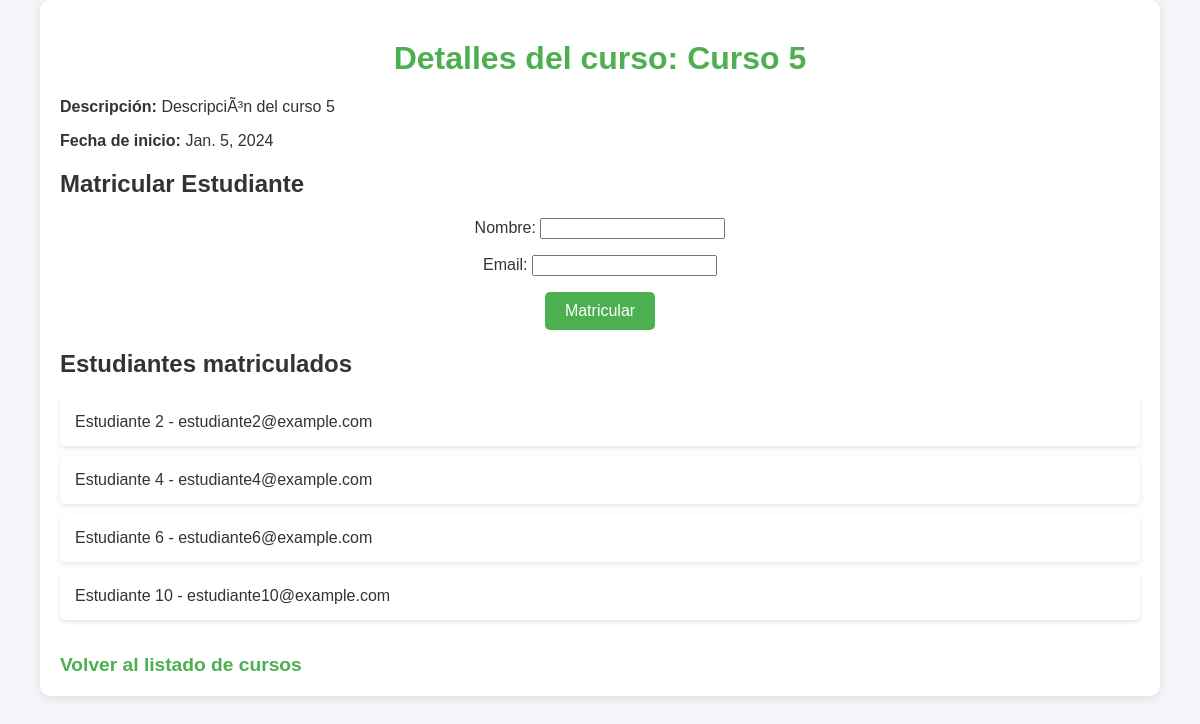
The app's page /cursos/curso/5/ with its own data.
### cursos/models.py (models this page shows, shortened)
class Curso(models.Model):
    nombre = models.CharField(max_length=200)
    descripcion = models.TextField()
    fecha_inicio = models.DateField()

class Estudiante(models.Model):
    nombre = models.CharField(max_length=200)
    email = models.EmailField(unique=True)
    cursos = models.ManyToManyField(Curso, related_name='estudiantes')

### cursos/views.py (the view)
# urls.py: path('curso/<int:curso_id>/', views.detalle_curso, name='detalle_curso'),
def detalle_curso(request, curso_id):
    curso = get_object_or_404(Curso, id=curso_id)
    estudiantes = curso.estudiantes.all()
    if request.method == 'POST':
        form = MatricularEstudianteForm(request.POST)
        if form.is_valid():
            email = form.cleaned_data['email']
            nombre = form.cleaned_data['nombre']
            estudiante, created = Estudiante.objects.get_or_create(
                email=email,
                defaults={'nombre': nombre}
            )
            estudiante.cursos.add(curso)
            return redirect('detalle_curso', curso_id=curso.id)
    else:
        form = MatricularEstudianteForm()
    return render(request, 'detalle_curso.html', {
        'curso': curso,
        'estudiantes': estudiantes,
        'form': form
    })

### cursos/forms.py
class MatricularEstudianteForm(forms.Form):
    nombre = forms.CharField(max_length=200)
    email = forms.EmailField()

### cursos/templates/detalle_curso.html (shortened to what this page needs)
<!DOCTYPE html>
<html lang="es">
<head>
    {% load static %}
    <link rel="stylesheet" href="{% static 'css/styles.css' %}">
</head>
<body>
    <div class="container">
        <h1>Detalles del curso: {{ curso.nombre }}</h1>
        <p><strong>Descripción:</strong> {{ curso.descripcion }}</p>
        <p><strong>Fecha de inicio:</strong> {{ curso.fecha_inicio }}</p>
        <h2>Matricular Estudiante</h2>
        <form method="post">
            {{ form.as_p }}
            <button type="submit">Matricular</button>
        </form>
        <h2>Estudiantes matriculados</h2>
        <ul>
            {% for estudiante in estudiantes %}
                <li>{{ estudiante.nombre }} - {{ estudiante.email }}</li>
            {% empty %}
                <li>No hay estudiantes matriculados aún.</li>
            {% endfor %}
        </ul>
        <br>
        <a href="{% url 'listar_cursos' %}">Volver al listado de cursos</a>
    </div>
</body>
</html>

### votacion/static/css/styles.css (style rules this page uses)
body { font-family: Arial, sans-serif; margin: 0; padding: 0; background-color: #f4f4f9; color: #333; }
h1 { text-align: center; color: #4CAF50; margin-top: 20px; }
ul { list-style: none; padding: 0; }
li { background-color: #fff; margin: 10px; padding: 15px; border-radius: 5px; box-shadow: 0 2px 5px rgba(0, 0, 0, 0.1); }
a { text-decoration: none; color: #4CAF50; font-weight: bold; font-size: 1.2em; }
form { margin-top: 20px; text-align: center; }
ul li { margin: 10px 0; }
button { background-color: #4CAF50; color: white; border: none; padding: 10px 20px; font-size: 1em; border-radius: 5px; cursor: pointer; }
.container { width: 90%; max-width: 1200px; margin: 0 auto; padding: 20px; background-color: #fff; box-shadow: 0 2px 10px rgba(0, 0, 0, 0.1); border-radius: 10px; }

### records on screen
Curso: nombre "Curso 5", descripcion "DescripciÃ³n del curso 5", fecha_inicio "Jan. 5, 2024"
Estudiante: nombre "Estudiante 2", email "estudiante2@example.com"
Estudiante: nombre "Estudiante 4", email "estudiante4@example.com"
Estudiante: nombre "Estudiante 6", email "estudiante6@example.com"
Estudiante: nombre "Estudiante 10", email "estudiante10@example.com"
